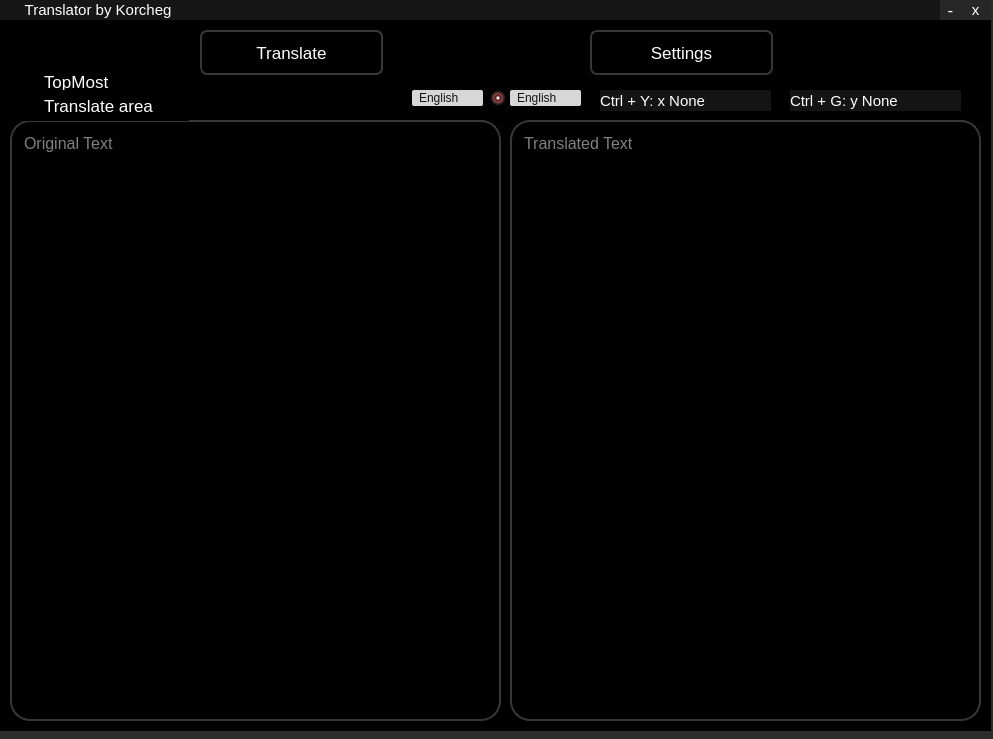
<?xml version="1.0" encoding="UTF-8"?>
<ui version="4.0">
 <class>Frame</class>
 <widget class="QFrame" name="Frame">
  <property name="geometry">
   <rect>
    <x>0</x>
    <y>0</y>
    <width>993</width>
    <height>739</height>
   </rect>
  </property>
  <property name="windowTitle">
   <string>Frame</string>
  </property>
  <property name="styleSheet">
   <string notr="true">background-color: rgb(45, 45, 45);</string>
  </property>
  <widget class="QStackedWidget" name="stackedWidget">
   <property name="geometry">
    <rect>
     <x>0</x>
     <y>-10</y>
     <width>991</width>
     <height>741</height>
    </rect>
   </property>
   <property name="styleSheet">
    <string notr="true">background: rgba(0,0,0,0);
</string>
   </property>
   <widget class="QWidget" name="page_1">
    <property name="styleSheet">
     <string notr="true">QTextEdit {
	background-color: rgba(0,0,0,0.5);
	color: rgb(255, 255, 255);
	border-radius:20px;
	padding: 8px;
	border: 2px solid rgb(55, 55, 55);
}

QScrollBar:vertical {
	background-color: rgb(45,45,45);
	border: none;
	width: 5px;
	border-radius: 0px;
}

QScrollBar::handle:vertical {
	border-radius: 7px;
	background-color: rgb(100, 100, 100);
}

QScrollBar::add-line:vertical {
      border: none;
      background: none;
}

QScrollBar::sub-line:vertical {
      border: none;
      background: none;
}

QScrollBar::add-page:vertical, QScrollBar::sub-page:vertical {
	background: none;
	border: none;
}

QScrollArea {
	background-color: rgba(45, 45, 45, 20);
	border: none;
}</string>
    </property>
    <widget class="QLabel" name="second_coord_label">
     <property name="geometry">
      <rect>
       <x>790</x>
       <y>100</y>
       <width>171</width>
       <height>21</height>
      </rect>
     </property>
     <property name="font">
      <font>
       <pointsize>11</pointsize>
       <bold>false</bold>
      </font>
     </property>
     <property name="styleSheet">
      <string notr="true">background-color: rgb(20, 20, 20);
color: rgb(255, 255, 255);
font-size:11pt;</string>
     </property>
     <property name="text">
      <string>Ctrl + G: y None</string>
     </property>
    </widget>
    <widget class="QComboBox" name="lang_out_combo">
     <property name="geometry">
      <rect>
       <x>510</x>
       <y>100</y>
       <width>71</width>
       <height>16</height>
      </rect>
     </property>
     <property name="font">
      <font>
       <family>Arial</family>
       <pointsize>9</pointsize>
      </font>
     </property>
     <property name="styleSheet">
      <string notr="true">QComboBox {
	background-color: rgb(215, 215, 215);
	border-radius: 2px;
	padding-left: 7px;
	color: rgb(20, 20, 20);
}

QComboBox::drop-down {
	border: 0px;
}

QListView {
	padding-left: 4px;
	color: rgb(20, 20, 20);
	font-size: 10px;
}</string>
     </property>
     <property name="locale">
      <locale language="Russian" country="Ukraine"/>
     </property>
     <item>
      <property name="text">
       <string>English</string>
      </property>
     </item>
     <item>
      <property name="text">
       <string>Russian</string>
      </property>
     </item>
    </widget>
    <widget class="QTextEdit" name="not_translated_textedit">
     <property name="geometry">
      <rect>
       <x>10</x>
       <y>130</y>
       <width>491</width>
       <height>601</height>
      </rect>
     </property>
     <property name="font">
      <font>
       <pointsize>12</pointsize>
      </font>
     </property>
     <property name="locale">
      <locale language="Russian" country="Ukraine"/>
     </property>
     <property name="placeholderText">
      <string>Original Text</string>
     </property>
    </widget>
    <widget class="QCheckBox" name="translate_realtime_check">
     <property name="geometry">
      <rect>
       <x>20</x>
       <y>100</y>
       <width>171</width>
       <height>31</height>
      </rect>
     </property>
     <property name="styleSheet">
      <string notr="true">QCheckBox {
    spacing: 5px;
	background-color: rgb(0, 0, 0);
	color: white;
	font-size: 13pt;
	padding-left: 6px;
	border-radius: 4px;
}

QCheckBox::indicator {
    width: 13px;
    height: 13px;
	color: white;
}</string>
     </property>
     <property name="text">
      <string>Translate area</string>
     </property>
    </widget>
    <widget class="QPushButton" name="translate_btn">
     <property name="geometry">
      <rect>
       <x>200</x>
       <y>40</y>
       <width>183</width>
       <height>45</height>
      </rect>
     </property>
     <property name="styleSheet">
      <string notr="true">QPushButton {
	background-color: rgb(0, 0, 0);
	border: 2px solid rgb(55, 55, 55);
	border-radius: 7px;
	padding: 10px;
	font-size: 13pt;
	color: white;
}
QPushButton:hover {
	background-color: rgb(53, 53, 53);
}
QPushButton::pressed {           
	background-color:  rgb(101, 101, 101);
} </string>
     </property>
     <property name="text">
      <string>Translate</string>
     </property>
    </widget>
    <widget class="QComboBox" name="lang_in_combo">
     <property name="geometry">
      <rect>
       <x>412</x>
       <y>100</y>
       <width>71</width>
       <height>16</height>
      </rect>
     </property>
     <property name="font">
      <font>
       <family>Arial</family>
       <pointsize>9</pointsize>
      </font>
     </property>
     <property name="styleSheet">
      <string notr="true">QComboBox {
	background-color: rgb(215, 215, 215);
	border-radius: 2px;
	padding-left: 7px;
	color: rgb(20, 20, 20);
}

QComboBox::drop-down {
	border: 0px;
}

QListView {
	padding-left: 4px;
	color: rgb(20, 20, 20);
	font-size: 10px;
}</string>
     </property>
     <property name="locale">
      <locale language="Russian" country="Ukraine"/>
     </property>
     <item>
      <property name="text">
       <string>English</string>
      </property>
     </item>
     <item>
      <property name="text">
       <string>Russian</string>
      </property>
     </item>
    </widget>
    <widget class="QCheckBox" name="topdisplay_check">
     <property name="geometry">
      <rect>
       <x>20</x>
       <y>77</y>
       <width>181</width>
       <height>31</height>
      </rect>
     </property>
     <property name="styleSheet">
      <string notr="true">QCheckBox {
    spacing: 5px;
	background-color: rgb(0, 0, 0);
	color: white;
	font-size: 13pt;
	padding-left: 6px;
	border-radius: 4px;
	margin-bottom: 2px;
}

QCheckBox::indicator {
    width: 13px;
    height: 13px;
	color: white;
}</string>
     </property>
     <property name="text">
      <string>TopMost</string>
     </property>
    </widget>
    <widget class="QTextEdit" name="translated_textedit">
     <property name="geometry">
      <rect>
       <x>510</x>
       <y>130</y>
       <width>471</width>
       <height>601</height>
      </rect>
     </property>
     <property name="font">
      <font>
       <pointsize>12</pointsize>
      </font>
     </property>
     <property name="locale">
      <locale language="Russian" country="Ukraine"/>
     </property>
     <property name="placeholderText">
      <string>Translated Text</string>
     </property>
    </widget>
    <widget class="QLabel" name="first_coord_label">
     <property name="geometry">
      <rect>
       <x>600</x>
       <y>100</y>
       <width>171</width>
       <height>21</height>
      </rect>
     </property>
     <property name="font">
      <font>
       <pointsize>11</pointsize>
      </font>
     </property>
     <property name="styleSheet">
      <string notr="true">background-color: rgb(20, 20, 20);
color: rgb(255, 255, 255);
font-size:11pt;</string>
     </property>
     <property name="text">
      <string>Ctrl + Y: x None</string>
     </property>
    </widget>
    <widget class="QPushButton" name="settings_btn">
     <property name="geometry">
      <rect>
       <x>590</x>
       <y>40</y>
       <width>183</width>
       <height>45</height>
      </rect>
     </property>
     <property name="styleSheet">
      <string notr="true">QPushButton {
	background-color: rgb(0, 0, 0);
	border: 2px solid rgb(55, 55, 55);
	border-radius: 7px;
	padding: 10px;
	font-size: 13pt;
	color: white;
}
QPushButton:hover {
	background-color: rgb(53, 53, 53);
}
QPushButton::pressed {           
	background-color:  rgb(101, 101, 101);
} </string>
     </property>
     <property name="text">
      <string>Settings</string>
     </property>
    </widget>
    <widget class="QLabel" name="background">
     <property name="geometry">
      <rect>
       <x>0</x>
       <y>30</y>
       <width>991</width>
       <height>711</height>
      </rect>
     </property>
     <property name="styleSheet">
      <string notr="true">background-color: rgb(0, 0, 0);</string>
     </property>
     <property name="text">
      <string/>
     </property>
    </widget>
    <widget class="QLabel" name="top_label">
     <property name="geometry">
      <rect>
       <x>0</x>
       <y>10</y>
       <width>1001</width>
       <height>20</height>
      </rect>
     </property>
     <property name="font">
      <font>
       <pointsize>11</pointsize>
       <bold>false</bold>
      </font>
     </property>
     <property name="styleSheet">
      <string notr="true">background-color: rgb(22, 22, 22);
color: White;</string>
     </property>
     <property name="text">
      <string>      Translator by Korcheg</string>
     </property>
    </widget>
    <widget class="QPushButton" name="exit_btn">
     <property name="geometry">
      <rect>
       <x>960</x>
       <y>10</y>
       <width>31</width>
       <height>20</height>
      </rect>
     </property>
     <property name="styleSheet">
      <string notr="true">QPushButton{
	background-color: rgba(41,41,41,230);
font-size: 11pt;
border: none;
color: rgba(255, 255, 255, 255);
}

QPushButton:hover{
background-color: #EA4335
}

QPushButton::pressed {           
background-color: #C63B30
} </string>
     </property>
     <property name="text">
      <string>x</string>
     </property>
    </widget>
    <widget class="QPushButton" name="minsize_btn">
     <property name="geometry">
      <rect>
       <x>940</x>
       <y>10</y>
       <width>21</width>
       <height>20</height>
      </rect>
     </property>
     <property name="styleSheet">
      <string notr="true">QPushButton{
	background-color: rgba(41,41,41,230);
font-size: 13pt;
border: none;
color: rgba(255, 255, 255, 255);
}

QPushButton:hover{
background-color: rgb(101, 101, 101);
}

QPushButton::pressed {           
background-color: rgb(90, 90, 90);
} </string>
     </property>
     <property name="text">
      <string>-</string>
     </property>
    </widget>
    <widget class="QLabel" name="label">
     <property name="geometry">
      <rect>
       <x>490</x>
       <y>100</y>
       <width>16</width>
       <height>16</height>
      </rect>
     </property>
     <property name="font">
      <font>
       <pointsize>20</pointsize>
       <bold>false</bold>
      </font>
     </property>
     <property name="styleSheet">
      <string notr="true">
background-color: qradialgradient(spread:pad, cx:0.5, cy:0.5, radius:0.5, fx:0.5, fy:0.5, stop:0 rgba(255, 255, 255, 255), stop:0.1 rgba(255, 255, 255, 255), stop:0.2 rgba(255, 176, 176, 167), stop:0.3 rgba(255, 151, 151, 92), stop:0.4 rgba(255, 125, 125, 51), stop:0.5 rgba(255, 76, 76, 205), stop:0.52 rgba(255, 76, 76, 205), stop:0.6 rgba(255, 180, 180, 84), stop:1 rgba(255, 255, 255, 0));
color: rgb(255, 255, 255)</string>
     </property>
     <property name="text">
      <string/>
     </property>
    </widget>
    <zorder>background</zorder>
    <zorder>second_coord_label</zorder>
    <zorder>lang_out_combo</zorder>
    <zorder>translate_btn</zorder>
    <zorder>lang_in_combo</zorder>
    <zorder>topdisplay_check</zorder>
    <zorder>first_coord_label</zorder>
    <zorder>settings_btn</zorder>
    <zorder>top_label</zorder>
    <zorder>exit_btn</zorder>
    <zorder>minsize_btn</zorder>
    <zorder>translated_textedit</zorder>
    <zorder>not_translated_textedit</zorder>
    <zorder>label</zorder>
    <zorder>translate_realtime_check</zorder>
   </widget>
   <widget class="QWidget" name="page_2">
    <property name="styleSheet">
     <string notr="true"/>
    </property>
    <widget class="QTextEdit" name="translated_textedit_pg2">
     <property name="geometry">
      <rect>
       <x>0</x>
       <y>23</y>
       <width>361</width>
       <height>151</height>
      </rect>
     </property>
     <property name="styleSheet">
      <string notr="true">QTextEdit {
	background-color: rgba(0,0,0,0.5);
	color: rgb(255, 255, 255);
	border-radius:20px;
	padding: 8px;
	border: 2px solid rgb(216, 225, 216);
}

QScrollBar:vertical {
	background-color: rgb(45,45,45);
	border: none;
	width: 5px;
	border-radius: 0px;
}

QScrollBar::handle:vertical {
	border-radius: 7px;
	background-color: rgb(100, 100, 100);
}

QScrollBar::add-line:vertical {
      border: none;
      background: none;
}

QScrollBar::sub-line:vertical {
      border: none;
      background: none;
}

QScrollBar::add-page:vertical, QScrollBar::sub-page:vertical {
	background: none;
	border: none;
}

QScrollArea {
	background-color: rgba(45, 45, 45, 20);
	border: none;
}</string>
     </property>
    </widget>
    <widget class="QLabel" name="top_label_pg2">
     <property name="geometry">
      <rect>
       <x>10</x>
       <y>10</y>
       <width>341</width>
       <height>16</height>
      </rect>
     </property>
     <property name="font">
      <font>
       <pointsize>11</pointsize>
      </font>
     </property>
     <property name="styleSheet">
      <string notr="true">background-color: rgba(75, 75, 75, 230);
color: White;</string>
     </property>
     <property name="text">
      <string>Translator by Korcheg</string>
     </property>
    </widget>
    <widget class="QPushButton" name="max_btn">
     <property name="geometry">
      <rect>
       <x>320</x>
       <y>10</y>
       <width>16</width>
       <height>16</height>
      </rect>
     </property>
     <property name="styleSheet">
      <string notr="true">QPushButton{
	background-color: rgba(41,41,41,230);
font-size: 13pt;
border: none;
color: rgba(255, 255, 255, 255);
}

QPushButton:hover{
background-color: rgb(101, 101, 101);
}

QPushButton::pressed {           
background-color: rgb(90, 90, 90);
} </string>
     </property>
     <property name="text">
      <string>+</string>
     </property>
    </widget>
   </widget>
  </widget>
 </widget>
 <resources/>
 <connections/>
</ui>
